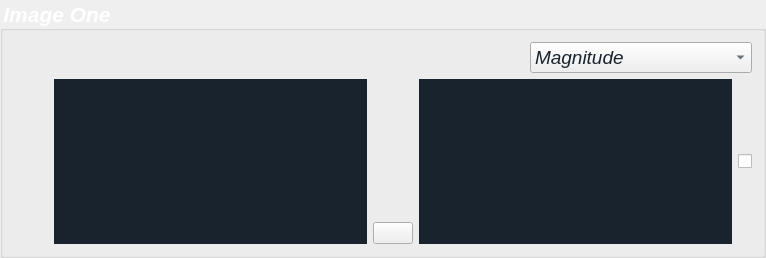
         <widget class="QGroupBox" name="groupBox">
          <property name="font">
           <font>
            <pointsize>16</pointsize>
            <italic>true</italic>
            <bold>true</bold>
           </font>
          </property>
          <property name="styleSheet">
           <string notr="true">color: rgb(255, 255, 255);</string>
          </property>
          <property name="title">
           <string>Image One</string>
          </property>
          <layout class="QVBoxLayout" name="verticalLayout_3">
           <item>
            <layout class="QHBoxLayout" name="horizontalLayout_2">
             <item>
              <spacer name="horizontalSpacer">
               <property name="orientation">
                <enum>Qt::Horizontal</enum>
               </property>
               <property name="sizeHint" stdset="0">
                <size>
                 <width>40</width>
                 <height>20</height>
                </size>
               </property>
              </spacer>
             </item>
             <item>
              <widget class="QComboBox" name="image1Cmbx">
               <property name="font">
                <font>
                 <family>Segoe UI</family>
                 <pointsize>14</pointsize>
                 <italic>true</italic>
                 <bold>false</bold>
                </font>
               </property>
               <property name="styleSheet">
                <string notr="true">color: #19232D;</string>
               </property>
               <property name="image" stdset="0">
                <number>1</number>
               </property>
               <item>
                <property name="text">
                 <string>Magnitude</string>
                </property>
               </item>
               <item>
                <property name="text">
                 <string>Phase</string>
                </property>
               </item>
               <item>
                <property name="text">
                 <string>Real Component</string>
                </property>
               </item>
               <item>
                <property name="text">
                 <string>Imaginary Component</string>
                </property>
               </item>
              </widget>
             </item>
            </layout>
           </item>
           <item>
            <layout class="QHBoxLayout" name="horizontalLayout">
             <item>
              <spacer name="horizontalSpacer_18">
               <property name="orientation">
                <enum>Qt::Horizontal</enum>
               </property>
               <property name="sizeType">
                <enum>QSizePolicy::Minimum</enum>
               </property>
               <property name="sizeHint" stdset="0">
                <size>
                 <width>40</width>
                 <height>20</height>
                </size>
               </property>
              </spacer>
             </item>
             <item>
              <widget class="ImageView" name="imageOneOrigin" native="true">
               <property name="sizePolicy">
                <sizepolicy hsizetype="Expanding" vsizetype="Expanding">
                 <horstretch>0</horstretch>
                 <verstretch>0</verstretch>
                </sizepolicy>
               </property>
               <property name="minimumSize">
                <size>
                 <width>313</width>
                 <height>165</height>
                </size>
               </property>
               <property name="maximumSize">
                <size>
                 <width>16777215</width>
                 <height>16777215</height>
                </size>
               </property>
               <property name="sizeIncrement">
                <size>
                 <width>0</width>
                 <height>0</height>
                </size>
               </property>
               <property name="toolTip">
                <string>press here to load the photo</string>
               </property>
               <property name="styleSheet">
                <string notr="true">background-color: #19232D; 
color: rgb(0, 0, 0);</string>
               </property>
              </widget>
             </item>
             <item>
              <layout class="QVBoxLayout" name="verticalLayout">
               <item>
                <spacer name="verticalSpacer">
                 <property name="orientation">
                  <enum>Qt::Vertical</enum>
                 </property>
                 <property name="sizeHint" stdset="0">
                  <size>
                   <width>20</width>
                   <height>40</height>
                  </size>
                 </property>
                </spacer>
               </item>
               <item>
                <widget class="QPushButton" name="ResetBtn">
                 <property name="minimumSize">
                  <size>
                   <width>20</width>
                   <height>0</height>
                  </size>
                 </property>
                 <property name="toolTip">
                  <string>restart</string>
                 </property>
                 <property name="styleSheet">
                  <string notr="true">color: rgb(0, 0, 0);</string>
                 </property>
                 <property name="text">
                  <string/>
                 </property>
                 <property name="icon">
                  <iconset>
                   <normaloff>../task1-signal-viewer-dsp_fall23_task1_team16/Resources/icons8-restart-40.png</normaloff>../task1-signal-viewer-dsp_fall23_task1_team16/Resources/icons8-restart-40.png</iconset>
                 </property>
                 <property name="iconSize">
                  <size>
                   <width>16</width>
                   <height>16</height>
                  </size>
                 </property>
                </widget>
               </item>
              </layout>
             </item>
             <item>
              <widget class="ImageView" name="imageOneOrigin_2" native="true">
               <property name="sizePolicy">
                <sizepolicy hsizetype="Expanding" vsizetype="Expanding">
                 <horstretch>0</horstretch>
                 <verstretch>0</verstretch>
                </sizepolicy>
               </property>
               <property name="minimumSize">
                <size>
                 <width>313</width>
                 <height>159</height>
                </size>
               </property>
               <property name="maximumSize">
                <size>
                 <width>16777215</width>
                 <height>16777215</height>
                </size>
               </property>
               <property name="sizeIncrement">
                <size>
                 <width>0</width>
                 <height>0</height>
                </size>
               </property>
               <property name="styleSheet">
                <string notr="true">background-color:#19232D;</string>
               </property>
              </widget>
             </item>
             <item>
              <widget class="QCheckBox" name="checkBox">
               <property name="font">
                <font>
                 <pointsize>6</pointsize>
                </font>
               </property>
               <property name="toolTip">
                <string>Enable ROI</string>
               </property>
               <property name="styleSheet">
                <string notr="true">
color: rgb(0, 0, 0);</string>
               </property>
               <property name="text">
                <string/>
               </property>
              </widget>
             </item>
            </layout>
           </item>
          </layout>
         </widget>
